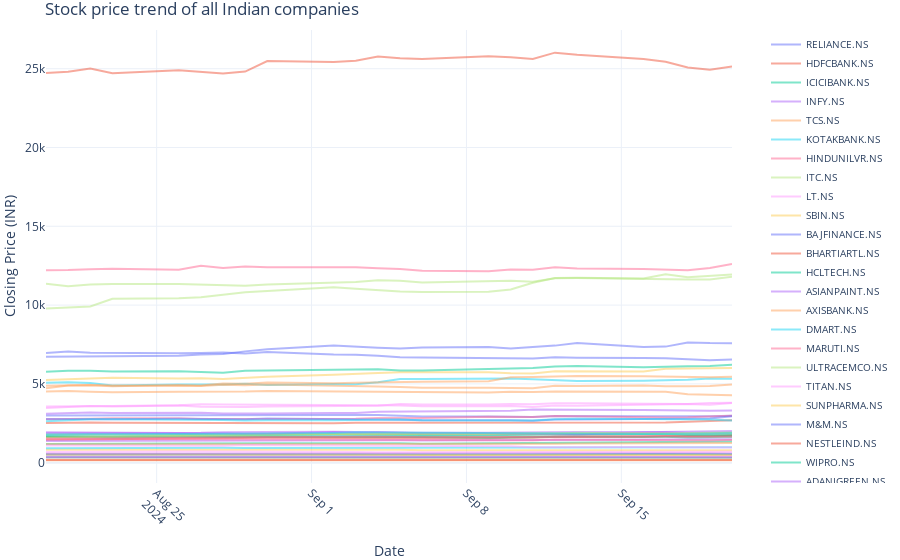

Notebook source saved alongside this figure:
### Markdown cell above
#### Now, we will look at the stock price trends of all the companies in the data:

### Code cell
fig = go.Figure()

for company in df.columns[1:]:
    fig.add_trace(go.Scatter(x=df['Date'], y=df[company], mode='lines', name=company, opacity=0.5))

fig.update_layout(title='Stock price trend of all Indian companies',xaxis_title='Date',yaxis_title='Closing Price (INR)', xaxis=dict(tickangle=45),legend=dict(x=1.05,y=1,traceorder="normal",font=dict(size=10), orientation="v"), margin=dict(l=0,r=0,t=30,b=0), hovermode='x',template='plotly_white')
fig.show()
